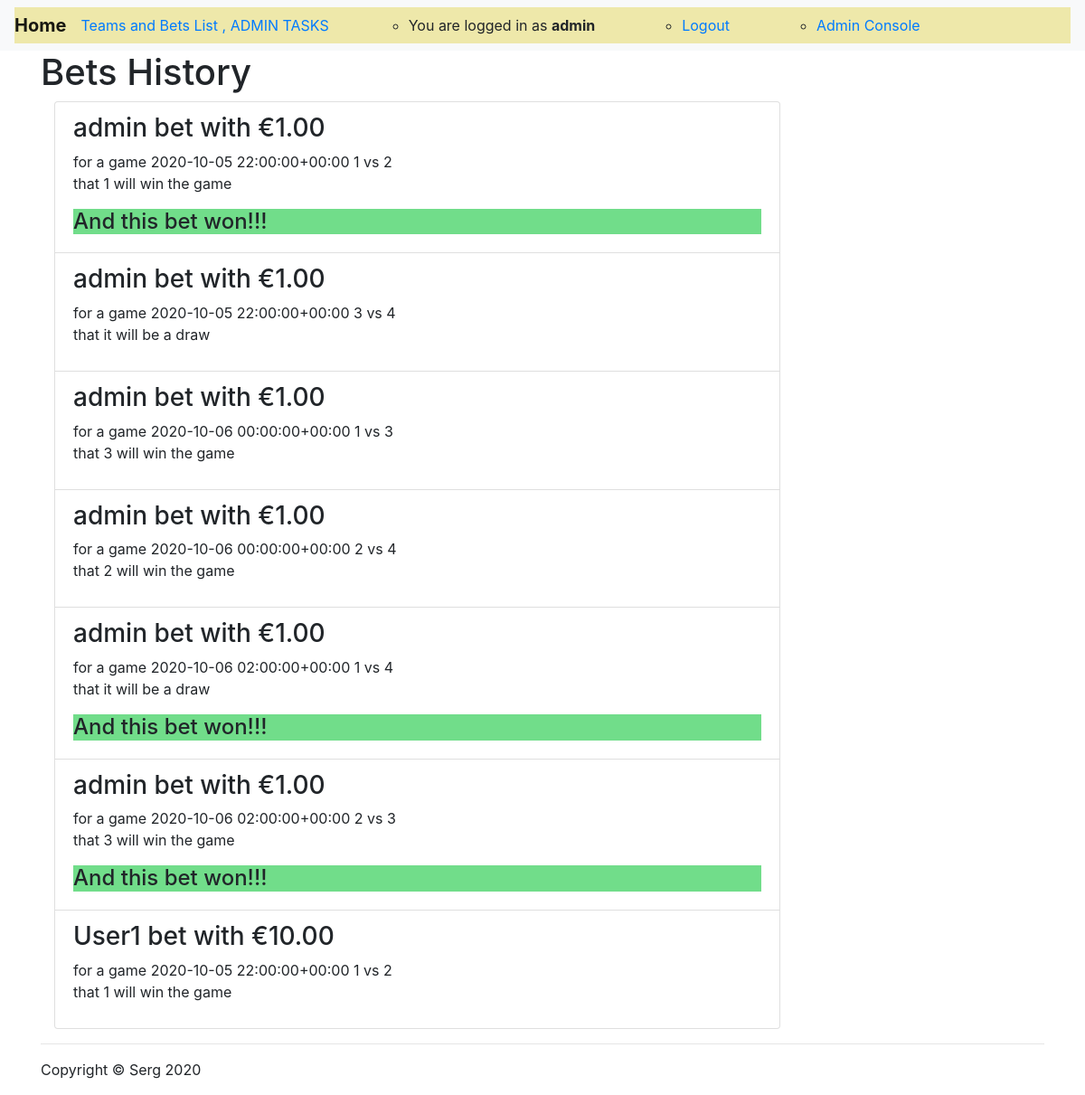
Page /betshistory/ (signed in) on the earlier database version.
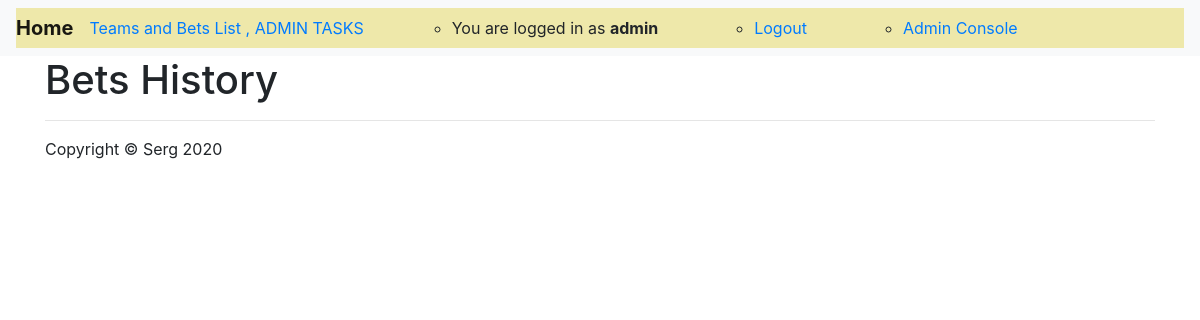
Same page on the later database version.
### sergtoto/models.py (models this page shows, shortened)
class Bet(models.Model):
    game = models.ForeignKey(Game, on_delete=models.CASCADE)
    user = models.ForeignKey(MyUser, on_delete=models.CASCADE)
    amount = models.DecimalField(max_digits=10, decimal_places=2)
    team_a_win = models.BooleanField(default=False, blank=True)
    team_b_win = models.BooleanField(default=False, blank=True)
    draw = models.BooleanField(default=False, blank=True)
    bet_won = models.BooleanField(default=False, blank=True)
    bet_loose = models.BooleanField(default=False, blank=True)

class MyUser(AbstractBaseUser):
    username = models.CharField(verbose_name='username', max_length=100, unique=True, )
    email = models.EmailField()
    is_active = models.BooleanField(default=True)
    is_admin = models.BooleanField(default=False)
    is_employee = models.BooleanField(default=False)
    objects = MyUserManager()
    USERNAME_FIELD = 'username'
    REQUIRED_FIELDS = ['email']
    def __str__(self):
        return self.username

class Game(models.Model):
    contest = models.ForeignKey(Contest, on_delete=models.CASCADE)
    team_a = models.ForeignKey(Team, related_name='name_a', on_delete=models.CASCADE)
    team_b = models.ForeignKey(Team, related_name='name_b', on_delete=models.CASCADE)
    score_team_a = models.IntegerField(default=0)
    score_team_b = models.IntegerField(default=0)
    game_is_started = models.BooleanField(default=False)
    game_is_played = models.BooleanField(default=False)
    slug = models.SlugField(max_length=32, unique=True, editable=True)
    game_date_time = models.DateTimeField(default=timezone.now(), blank=False)
    def __str__(self):
        return self.game_date_time.__str__() + " " + self.team_a.name + " vs " + self.team_b.name

class Team(models.Model):
    name = models.CharField(verbose_name='team_name', max_length=30, unique=True, )
    description = models.TextField()
    added_by = models.ForeignKey(MyUser, on_delete=models.CASCADE)
    slug = models.SlugField(blank=True)
    selected_for_contest = models.BooleanField(default=False, blank=True)

### sergtoto/views.py (the view)
# urls.py: path('betshistory/', bets_history, name='bets_history'),
def bets_history(request):
    request = request
    current_user = MyUser.objects.get(username=request.user.username)
    bets = Bet.objects.all()
    games = Game.objects.filter(game_is_played=True)
    for game in games:
        for bet in bets:
            if bet.game == game:
                if (game.score_team_a > game.score_team_b) and bet.team_a_win:
                    bet.bet_won = True
                if (game.score_team_b > game.score_team_a) and bet.team_b_win:
                    bet.bet_won = True
                if (game.score_team_b == game.score_team_a) and bet.draw:
                    bet.bet_won = True
            bet.save()
    context = {
        'bets': bets,
        'games': games,
    }
    return render(request, 'bets_history.html', context)

### sergtoto/templates/bets_history.html (shortened to what this page needs)
{% extends 'base.html' %}
{% load static %}
{% block content %}
    <h1>Bets History</h1>
    <div class="col-lg-9">
        {% for bet in  bets %}
            <div class="list-group-item">
                <h3>{{ bet.user }} bet with €{{ bet.amount }} </h3>
                <p>for a game {{ bet.game }}
                    <br>
                    {% if bet.team_a_win %}
                        that {{ bet.game.team_a.name }} will win the game
                    {% elif bet.team_b_win %}
                        that {{ bet.game.team_b.name }} will win the game
                    {% elif bet.draw %}
                        that it will be a draw
                    {% endif %}
                </p>
            {% if user == bet.user and bet.bet_won %}
                <h4 style="background-color: #71dd8a"> And this bet won!!!</h4>
                    {% endif %}
            </div>
        {% endfor %}
    </div>
{% endblock content %}

Differences in the rows shown:
removed Bet: user "admin", amount "1.00", game "2020-10-05 22:00:00+00:00 1 vs 2", game.team_a.name "1", bet_won "And this bet won!!!"
removed Bet: user "admin", amount "1.00", game "2020-10-05 22:00:00+00:00 3 vs 4", team_a_win "that it will be a draw"
removed Bet: user "admin", amount "1.00", game "2020-10-06 00:00:00+00:00 1 vs 3", game.team_b.name "3"
removed Bet: user "admin", amount "1.00", game "2020-10-06 00:00:00+00:00 2 vs 4", game.team_a.name "2"
removed Bet: user "admin", amount "1.00", game "2020-10-06 02:00:00+00:00 1 vs 4", team_a_win "that it will be a draw", bet_won "And this bet won!!!"
removed Bet: user "admin", amount "1.00", game "2020-10-06 02:00:00+00:00 2 vs 3", game.team_b.name "3", bet_won "And this bet won!!!"
removed Bet: user "User1", amount "10.00", game "2020-10-05 22:00:00+00:00 1 vs 2", game.team_a.name "1"
